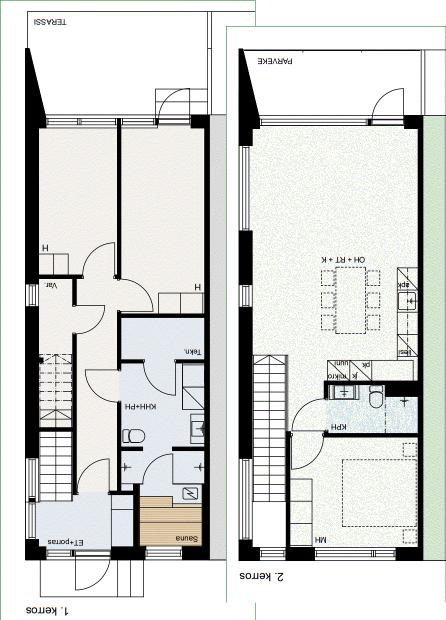
#> input picture site/pp-data/c3bc0709226e21f0.png, 892 x 1240 px (shown at 1/2 size)
$ python ocr.py ../../site/pp-data/c3bc0709226e21f0.png
#> lines starting #> are read from the running program, lines starting #| are printed output that depends on the picture; after the words box and inside, x2 and y2 are one past the last pixel; in counts of white or black regions, pixels touching at a corner belong together
"""Text on scanned / raster floor plans with Tesseract (fin+eng), robust to rotated labels.

CubiCasa plans carry Finnish room labels (MH, K, KH, KPH, PH, WC, SAUNA, PARVEKE ...) and storey captions
("1. kerros") in any of four orientations, a few pixels tall, on top of wall linework and coloured fills.
Recipe: upscale x4 -> two binarisations (Otsu for clean prints, adaptive for text on coloured fills) ->
strip long horizontal/vertical lines -> Tesseract sparse-text mode (psm 11) on all 4 rotations -> map every
word box back to plan pixels -> merge identical duplicates.
Results are cached per plan in data/cache/ocr/<name>.json, so a question costs one dictionary lookup.
"""
import os, re, json, hashlib
import numpy as np
import cv2

ROOT = os.path.abspath(os.path.join(os.path.dirname(__file__), '..', '..'))
CACHE = os.path.join(ROOT, 'data/cache/ocr')
SCALE = 4
VERSION = 2
ROTS = ((0, None), (90, cv2.ROTATE_90_CLOCKWISE), (180, cv2.ROTATE_180), (270, cv2.ROTATE_90_COUNTERCLOCKWISE))


def _binarize(big, mode):
    if mode == 'otsu':
        _, bw = cv2.threshold(big, 0, 255, cv2.THRESH_BINARY + cv2.THRESH_OTSU)
    else:
        bw = cv2.adaptiveThreshold(big, 255, cv2.ADAPTIVE_THRESH_GAUSSIAN_C, cv2.THRESH_BINARY, 41, 18)
    for k in ((25 * SCALE, 1), (1, 25 * SCALE)):   # walls and dimension lines
        ln = cv2.morphologyEx(255 - bw, cv2.MORPH_OPEN, cv2.getStructuringElement(cv2.MORPH_RECT, k))
        bw = cv2.bitwise_or(bw, ln)
    return bw


def _unrotate(rot, x0, y0, x1, y1, W, H):
    """box in the rotated (scaled) image -> box in the scaled original (W, H = scaled original size)"""
    pts = [(x0, y0), (x1, y1)]
    if rot == 90:      # clockwise: (x, y) -> (H-1-y, x)
        pts = [(yn, H - 1 - xn) for xn, yn in pts]
    elif rot == 180:
        pts = [(W - 1 - xn, H - 1 - yn) for xn, yn in pts]
    elif rot == 270:   # counter-clockwise: (x, y) -> (y, W-1-x)
        pts = [(W - 1 - yn, xn) for xn, yn in pts]
    xs, ys = [p[0] for p in pts], [p[1] for p in pts]
    return min(xs), min(ys), max(xs), max(ys)


def _iou(a, b):
    ix = max(0, min(a[2], b[2]) - max(a[0], b[0])); iy = max(0, min(a[3], b[3]) - max(a[1], b[1]))
    inter = ix * iy
    u = (a[2] - a[0]) * (a[3] - a[1]) + (b[2] - b[0]) * (b[3] - b[1]) - inter
    return inter / u if u > 0 else 0


def run(path, min_conf=40):
    import pytesseract
    im = cv2.imread(path, cv2.IMREAD_GRAYSCALE)
#> im: shape (1240, 892); min 0, max 255, mean 215.6
    if im is None:
        return []
    h0, w0 = im.shape
#> h0 = 1240; w0 = 892
    big = cv2.resize(im, None, fx=SCALE, fy=SCALE, interpolation=cv2.INTER_CUBIC)
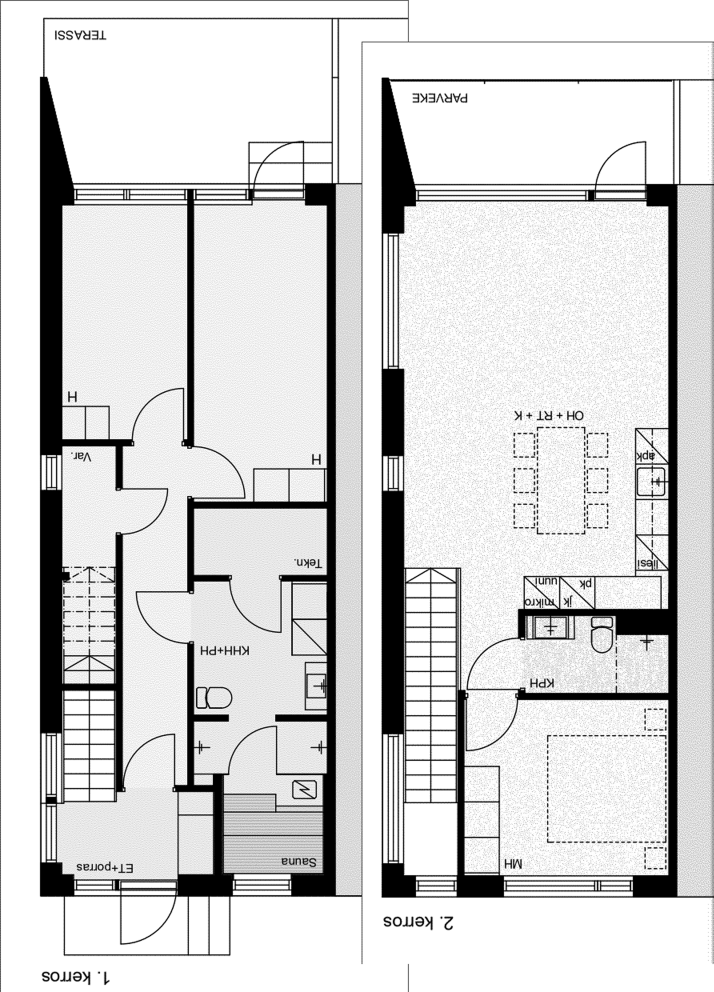
#> big: shape (4960, 3568) (shown at 1/5 size); min 0, max 255, mean 215.1
    H, W = big.shape
#> H = 4960; W = 3568
    words = []
    for mode in ('otsu', 'adaptive'):
        bw = _binarize(big, mode)
        for rot, code in ROTS:
            r = bw if code is None else cv2.rotate(bw, code)
            d = pytesseract.image_to_data(r, lang='fin+eng', config='--psm 11', output_type=pytesseract.Output.DICT)
            for t, c, x, y, w, h in zip(d['text'], d['conf'], d['left'], d['top'], d['width'], d['height']):
                t = t.strip()
                c = float(c)
                if not t or c < min_conf or not re.search(r'[A-Za-zÄÖÅäöå0-9]', t):
                    continue
                bx = _unrotate(rot, x, y, x + w, y + h, W, H)
                words.append(dict(text=t, conf=round(c, 1), rot=rot, mode=mode,
                                  bbox=[round(v / SCALE, 1) for v in bx]))
#> in _binarize, `_, bw = cv2.threshold(big, 0, 255, cv2.THRESH_BINARY + cv2.THRESH_OTSU)`:
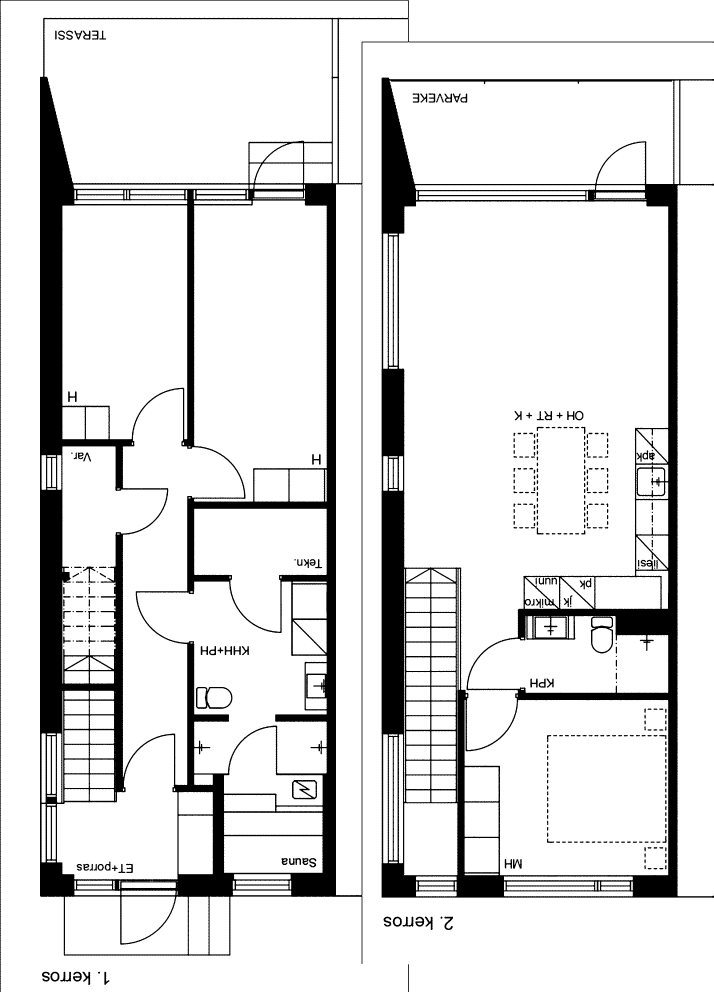
#> bw: shape (4960, 3568) (shown at 1/5 size); 87.7% white; 407 black regions, largest, box (x1, y1, x2, y2) and area: (0, 0, 3568, 4960) 1175984, (1908, 388, 3568, 4489) 891677, (980, 3435, 1162, 3545) 4478
    # merge identical readings of the same word (two binarisations); different readings of one spot are all
    # kept: a confident misreading in the wrong rotation ("m") must not hide the true label ("MH", conf 58)
    words.sort(key=lambda w: -w['conf'])
    keep = []
    for w in words:
        if any(_iou(w['bbox'], k['bbox']) > 0.4 and w['text'].upper() == k['text'].upper() for k in keep):
            continue
        keep.append(w)
    return dict(size=[w0, h0], words=keep)


def cache_path(path):
    st = os.stat(path)
    key = hashlib.md5(f'{os.path.basename(path)}|{st.st_size}|{VERSION}'.encode()).hexdigest()[:10]
    return os.path.join(CACHE, f'{os.path.splitext(os.path.basename(path))[0]}-{key}.json')


def cached(path):
    """OCR result if already computed, else None (never runs Tesseract)."""
    f = cache_path(path)
    return json.load(open(f)) if os.path.exists(f) else None


def words(path):
    """Cached OCR of a plan image."""
    os.makedirs(CACHE, exist_ok=True)
    f = cache_path(path)
    if os.path.exists(f):
        return json.load(open(f))
    out = run(path)
    tmp = f + '.part'
    json.dump(out, open(tmp, 'w'), ensure_ascii=False)
    os.replace(tmp, f)
    return out


if __name__ == '__main__':
    # batch:  python -m pinpoint.raster.ocr <dir-or-files...>   (parallel, fills the cache)
    import sys, glob, time
    from concurrent.futures import ProcessPoolExecutor
    os.environ.setdefault('OMP_THREAD_LIMIT', '1')
    files = []
    for a in sys.argv[1:]:
        files += sorted(glob.glob(os.path.join(a, '*.png')) + glob.glob(os.path.join(a, '*.jpg'))) if os.path.isdir(a) else [a]
    t = time.time()
    with ProcessPoolExecutor(int(os.environ.get('OCR_WORKERS', 4))) as ex:
#> (the run stopped early here; a loop or call above may not have finished)
